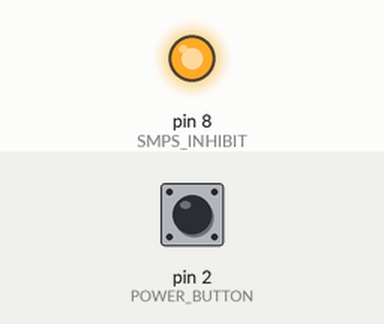
Simulated run of this sketch. Board: Arduino Uno, built with avr-gcc and run on an emulated ATmega328P. Shown: output pins drawn as LEDs (lit = HIGH). The inputs (shaded band) are chosen by the test bench; at power-on: pin 2 (POWER_BUTTON) HIGH.

Above: at 1.2 s.
1.3 s: pin 2 (POWER_BUTTON) pulled LOW for 0.15 s
At 2.6 s:
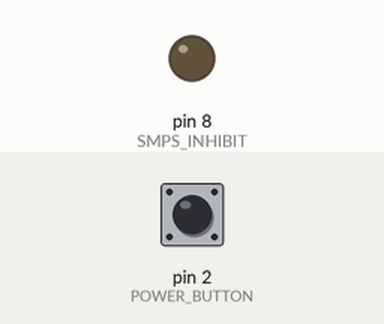
2.9 s: pin 2 (POWER_BUTTON) pulled LOW for 1 s
At 5.1 s:
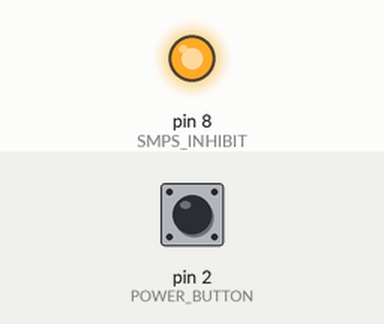
5.4 s: pin 2 (POWER_BUTTON) pulled LOW for 3.2 s
At 9.8 s:
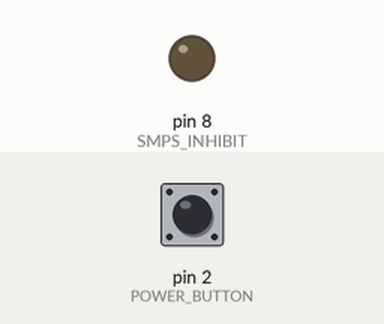
Timing chart, 0 to 11.3 s (numbered marks = the images above; inputs shaded):
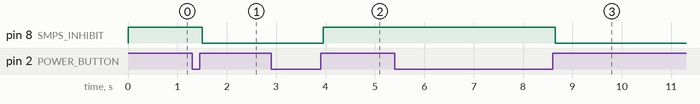

The sketch:

3255-amp.ino
```cpp
#define SMPS_INHIBIT 8
#define POWER_BUTTON 2
#define POWER_LED 3

void setup() {
  // put your setup code here, to run once:
  Serial.begin(9600);
  pinMode(POWER_BUTTON, INPUT_PULLUP);

  pinMode(SMPS_INHIBIT, OUTPUT); // IO8, enbles 48V SMPS
  pinMode(SMPS_INHIBIT, OUTPUT); // IO8, enbles 48V SMPS

  digitalWrite(SMPS_INHIBIT, HIGH);
  digitalWrite(POWER_LED, LOW);
}

unsigned char b;
unsigned int power_state = 0;

// the following variables are unsigned longs because the time, measured in
// milliseconds, will quickly become a bigger number than can be stored in an int.
int buttonState = HIGH;   // the previous reading from the input pin
int lastButtonState = HIGH;   // the previous reading from the input pin
unsigned long lastDebounceTime = 0;  // the last time the output pin was toggled
unsigned long debounceDelay = 50;    // the debounce time; increase if the output flickers

void loop() {
  // put your main code here, to run repeatedly:

  b = digitalRead(POWER_BUTTON);

  // If the switch changed, due to noise or pressing:
  if (b != lastButtonState) {
    // reset the debouncing timer
    lastDebounceTime = millis();
  }

  if ((millis() - lastDebounceTime) > debounceDelay) {
    // whatever the reading is at, it's been there for longer than the debounce
    // delay, so take it as the actual current state:

    // if the button state has changed:
    if (b != buttonState) {
      buttonState = b;

      // only toggle if the new button state is HIGH
      if (buttonState == HIGH) {
        power_state = !power_state;
      }
    }
  }

  // set the LED:
  digitalWrite(POWER_LED, power_state);
  digitalWrite(SMPS_INHIBIT, !power_state);

  // save the reading. Next time through the loop, it'll be the lastButtonState:
  lastButtonState = b;
}
```

Measured:
- after the input at 1.3 s, pin 8 (SMPS_INHIBIT): HIGH → LOW after 0.20 s
- after the input at 2.9 s, pin 8 (SMPS_INHIBIT): LOW → HIGH after 1.1 s
- after the input at 5.4 s, pin 8 (SMPS_INHIBIT): HIGH → LOW after 3.3 s
